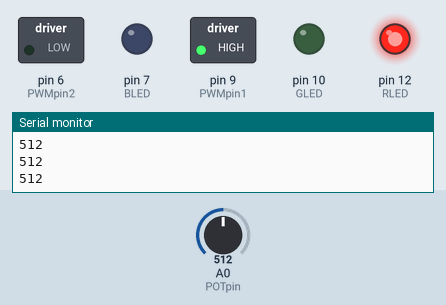
Bench run of a sketch on a simulated Arduino Uno, built with avr-gcc and run on an emulated ATmega328P. Parts: switched loads named in the sketch (green lamp = pin HIGH), output pins drawn as LEDs (lit = HIGH), the last lines printed to the serial monitor. Inputs (shaded band) come from the test bench; at power-on: A0 (POTpin) = 512.

Above: at 1.2 s.
1.3 s: A0 (POTpin) set to 591
2.8 s: A0 (POTpin) set to 612
At 3.8 s:
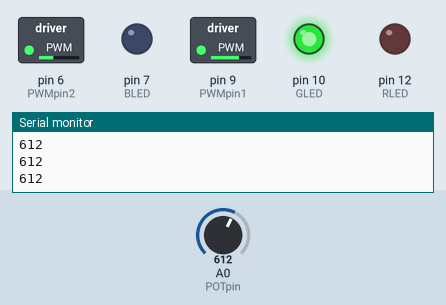
4.3 s: A0 (POTpin) set to 590
At 4.8 s:
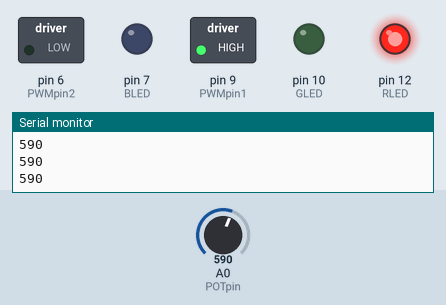
5.8 s: A0 (POTpin) set to 780
At 6.1 s:
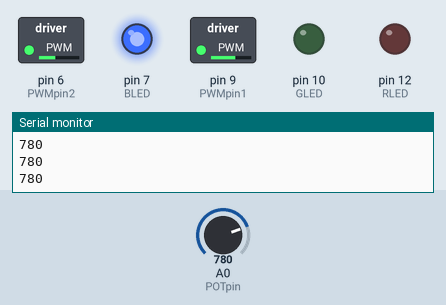
7.3 s: A0 (POTpin) set to 760
At 8.3 s:
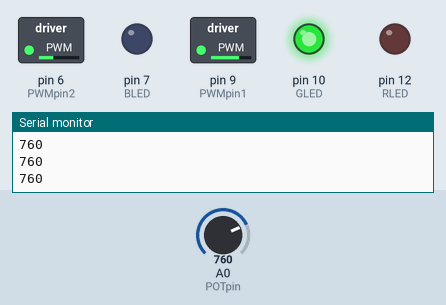
8.8 s: A0 (POTpin) set to 900
At 9.6 s:
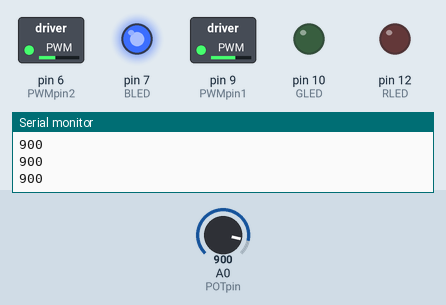
Timing chart, 0 to 11.3 s (numbered marks = the images above; inputs shaded):
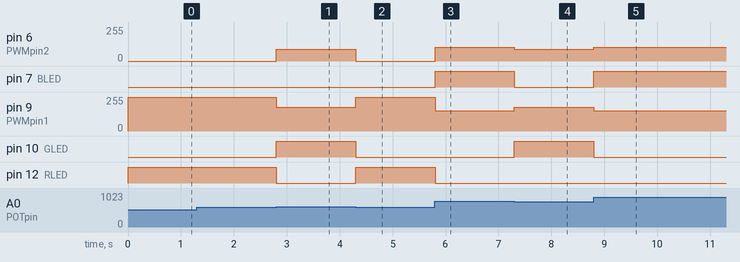

The sketch:

PWM_2motor_control.ino
```cpp
/*
Initial Pulse Width Modulation (PWM) code for one motor using a potentiomenter.
PWMvalue1 corresponds to straight brine solution (24% salt diluted in H2O)
PWMvalue2 corresponds to CaCl2
*/

const int PWMpin1 = 9; //Pin 9 is for the first motor - Brine
const int PWMpin2 = 6; // Pin 6 is for the second motor - CaCl
const int POTpin = 0; //Potentiometer connected to A0
const int RLED = 12; //Red LED light digital pin 9 - Indicates 100% Brine
const int GLED = 10; //Green LED light digital pin 8 - Indicates 70% brine 30% CaCl
const int BLED = 7; //Blue LED light digital pin 7 - Indicated 60% brine 40% CaCl

void setup() {
  //Sets the PWM pins as outputs
    pinMode(PWMpin1, OUTPUT);
    pinMode(PWMpin2, OUTPUT);

  //Set the LED pins as outputs
    pinMode(RLED, OUTPUT);
    pinMode(GLED, OUTPUT);
    pinMode(BLED, OUTPUT);

  //Sets potentiometer pin as an input
    pinMode(POTpin, INPUT);
    Serial.begin(9600);
}

void loop() {
  //Read potentiometer value 0-1023
  int POTvalue = analogRead(POTpin);

  //Map the pot value to a range between 0 and 255 for PWM
  int PWMvalue1 = map(POTvalue, 0, 1023, 0, 255);
  int PWMvalue2 = map(POTvalue, 0, 1023, 0, 255);

  //Prevents motor squeal for low percentage duty cycles
  if (PWMvalue1 <= 50 || PWMvalue2 <= 50) {
    PWMvalue1 = 0;
    PWMvalue2 = 0;
    digitalWrite(RLED, LOW); //Turns off red indicator light
  }else {
    //Creates "temperature" ranges and sets the duty cycle(motor speed) for the given conditions
    //Also sets the LED indicator on/off to show the mixture in use
    if (POTvalue >= 0 && POTvalue <= 600) { //Engages at about a POTvalue of 205 b/c of the above if statement
    PWMvalue1 = 255; //100% duty cycle for motor one- 100% Brine
    PWMvalue2 = 0;
    digitalWrite(BLED, LOW); //Turns off blue indicator light
    digitalWrite(GLED, LOW); //Turns off green indicator light
    digitalWrite(RLED, HIGH); //Turns on red indicator light
  }else if (POTvalue > 600 && POTvalue <= 770) {
    PWMvalue1 = 178.5; //(255)*(0.7) = 178.5 which is about 70% motor speed- 70% Brine
    PWMvalue2 =  90; //(255)*(0.3) = 76.5 which is about 30% motor speed- 30% CaCl
    digitalWrite(RLED, LOW); //Turns off red indicator light
    digitalWrite(BLED, LOW); //Turns off blue indicator light
    digitalWrite(GLED, HIGH); //Turns on green indicator light
  }else if (POTvalue > 770) {
    PWMvalue1 = 153; //(255)*(0.6) = 153 which is abobut 60% motor speed- 60% Brine
    PWMvalue2 = 102; //(255)*(0.4) = 102 which is about 40% motor speed- 40% CaCl
    digitalWrite(GLED, LOW); //Turns off green indicator light
    digitalWrite(RLED, LOW); //Turns off red indicator light
    digitalWrite(BLED, HIGH); //Turns on blue indicator light
  }
}

  //Note that these are simply percentage ranges for the motor, and that the direct correlation
  //between motor speed and % composition of mixture still needs to be tested.

  //Use that value to control transistor and hence the motor speed
  analogWrite(PWMpin1, PWMvalue1);
  analogWrite(PWMpin2, PWMvalue2);

  //Print the potentiometer/PWM value for reference
  //Serial.println(PWMvalue1);
  //Serial.println(PWMvalue2);
  Serial.println(POTvalue);
}
```

Measured:
- the behaviour switches between 600 and 601 on A0 (POTpin) (found by bisection; images 0 and 1)
- the behaviour switches between 771 and 770 on A0 (POTpin) (found by bisection; images 3 and 4)
- after the input at 2.8 s, pin 6 (PWMpin2): 0/255 → 90/255 at once; pin 9 (PWMpin1): 255/255 → 178/255 at once; pin 10 (GLED): LOW → HIGH at once; pin 12 (RLED): HIGH → LOW at once
- after the input at 4.3 s, pin 6 (PWMpin2): 90/255 → 0/255 at once; pin 9 (PWMpin1): 178/255 → 255/255 at once; pin 10 (GLED): HIGH → LOW at once; pin 12 (RLED): LOW → HIGH at once
- after the input at 5.8 s, pin 6 (PWMpin2): 0/255 → 102/255 at once; pin 7 (BLED): LOW → HIGH at once; pin 9 (PWMpin1): 255/255 → 153/255 at once; pin 12 (RLED): HIGH → LOW at once
- after the input at 7.3 s, pin 6 (PWMpin2): 102/255 → 90/255 at once; pin 7 (BLED): HIGH → LOW at once; pin 9 (PWMpin1): 153/255 → 178/255 at once; pin 10 (GLED): LOW → HIGH at once
- after the input at 8.8 s, pin 6 (PWMpin2): 90/255 → 102/255 at once; pin 7 (BLED): LOW → HIGH at once; pin 9 (PWMpin1): 178/255 → 153/255 at once; pin 10 (GLED): HIGH → LOW at once
